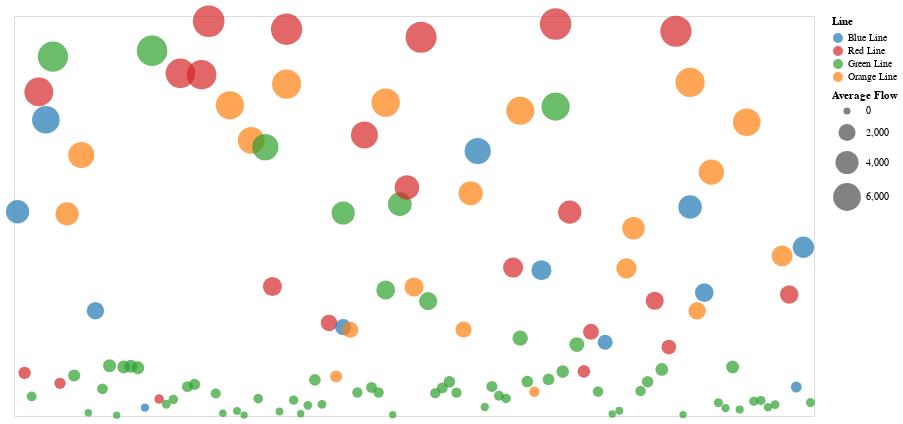

This figure's notebook cell:
### Code cell
df_grouped = data.groupby(['stop_name', 'route_name']).agg({'average_flow': 'mean'}).reset_index() 
color_scale = alt.Scale(domain=df_grouped['route_name'].unique().tolist(), range=['#1f77b4', '#d62728', '#2ca02c','#ff7f0e'])
bubble_chart = alt.Chart(df_grouped).mark_circle().encode( x=alt.X('stop_name:N', axis=None), y=alt.Y('average_flow:Q', axis=None), size=alt.Size('average_flow:Q', scale=alt.Scale(range=[50, 1000]), title='Average Flow'), color=alt.Color('route_name:N', title='Line', scale=color_scale), tooltip=['stop_name:N', 'route_name:N', 'average_flow:Q'] ).properties( width=800, height=400 ) 
bubble_chart

### Figure 1 — Vega-Lite specification as saved in the notebook (floating-point values rounded to 4 significant figures)
{"config": {"view": {"continuousWidth": 300, "continuousHeight": 300}}, "data": {"name": "data-49945fc7344cdfa168bbb4cab8d237d1"}, "mark": {"type": "circle"}, "encoding": {"color": {"field": "route_name", "scale": {"domain": ["Blue Line", "Red Line", "Green Line", "Orange Line"], "range": ["#1f77b4", "#d62728", "#2ca02c", "#ff7f0e"]}, "title": "Line", "type": "nominal"}, "size": {"field": "average_flow", "scale": {"range": [50, 1000]}, "title": "Average Flow", "type": "quantitative"}, "tooltip": [{"field": "stop_name", "type": "nominal"}, {"field": "route_name", "type": "nominal"}, {"field": "average_flow", "type": "quantitative"}], "x": {"axis": null, "field": "stop_name", "type": "nominal"}, "y": {"axis": null, "field": "average_flow", "type": "quantitative"}}, "height": 400, "width": 800, "$schema": "https://vega.github.io/schema/vega-lite/v5.16.3.json", "datasets": {"data-49945fc7344cdfa168bbb4cab8d237d1": [{"stop_name": "Airport", "route_name": "Blue Line", "average_flow": 4085.0}, {"stop_name": "Alewife", "route_name": "Red Line", "average_flow": 860.7}, {"stop_name": "Allston Street", "route_name": "Green Line", "average_flow": 391.5}, {"stop_name": "Andrew", "route_name": "Red Line", "average_flow": 6482.0}, {"stop_name": "Aquarium", "route_name": "Blue Line", "average_flow": 5926.0}, {"stop_name": "Arlington", "route_name": "Green Line", "average_flow": 7188.0}, {"stop_name": "Ashmont", "route_name": "Red Line", "average_flow": 652.9}, {"stop_name": "Assembly", "route_name": "Orange Line", "average_flow": 4041.0}, {"stop_name": "Babcock Street", "route_name": "Green Line", "average_flow": 809.8}, {"stop_name": "Back Bay", "route_name": "Orange Line", "average_flow": 5220.0}, {"stop_name": "Back of the Hill", "route_name": "Green Line", "average_flow": 62.95}, {"stop_name": "Beachmont", "route_name": "Blue Line", "average_flow": 2106.0}, {"stop_name": "Beaconsfield", "route_name": "Green Line", "average_flow": 543.8}, {"stop_name": "Blandford Street", "route_name": "Green Line", "average_flow": 1005.0}, {"stop_name": "Boston College", "route_name": "Green Line", "average_flow": 15.86}, {"stop_name": "Boston Univ. Central", "route_name": "Green Line", "average_flow": 981.7}, {"stop_name": "Boston Univ. East", "route_name": "Green Line", "average_flow": 995.4}, {"stop_name": "Boston Univ. West", "route_name": "Green Line", "average_flow": 965.5}, {"stop_name": "Bowdoin", "route_name": "Blue Line", "average_flow": 167.8}, {"stop_name": "Boylston", "route_name": "Green Line", "average_flow": 7307.0}, {"stop_name": "Braintree", "route_name": "Red Line", "average_flow": 339.5}, {"stop_name": "Brandon Hall", "route_name": "Green Line", "average_flow": 235.5}, {"stop_name": "Brigham Circle", "route_name": "Green Line", "average_flow": 329.5}, {"stop_name": "Broadway", "route_name": "Red Line", "average_flow": 6853.0}, {"stop_name": "Brookline Hills", "route_name": "Green Line", "average_flow": 587.4}, {"stop_name": "Brookline Village", "route_name": "Green Line", "average_flow": 632.0}, {"stop_name": "Central", "route_name": "Red Line", "average_flow": 6827.0}, {"stop_name": "Charles/MGH", "route_name": "Red Line", "average_flow": 7895.0}, {"stop_name": "Chestnut Hill", "route_name": "Green Line", "average_flow": 450.0}, {"stop_name": "Chestnut Hill Ave.", "route_name": "Green Line", "average_flow": 56.91}, {"stop_name": "Chinatown", "route_name": "Orange Line", "average_flow": 6214.0}, {"stop_name": "Chiswick Road", "route_name": "Green Line", "average_flow": 101.2}, {"stop_name": "Cleveland Circle", "route_name": "Green Line", "average_flow": 18.82}, {"stop_name": "Community College", "route_name": "Orange Line", "average_flow": 5513.0}, {"stop_name": "Coolidge Corner", "route_name": "Green Line", "average_flow": 347.3}, {"stop_name": "Copley", "route_name": "Green Line", "average_flow": 5378.0}, {"stop_name": "Davis", "route_name": "Red Line", "average_flow": 2588.0}, {"stop_name": "Dean Road", "route_name": "Green Line", "average_flow": 90.27}, {"stop_name": "Downtown Crossing", "route_name": "Orange Line", "average_flow": 6638.0}, {"stop_name": "Downtown Crossing", "route_name": "Red Line", "average_flow": 7735.0}, {"stop_name": "Eliot", "route_name": "Green Line", "average_flow": 317.2}, {"stop_name": "Englewood Ave.", "route_name": "Green Line", "average_flow": 43.36}, {"stop_name": "Fairbanks Street", "route_name": "Green Line", "average_flow": 213.7}, {"stop_name": "Fenway", "route_name": "Green Line", "average_flow": 722.8}, {"stop_name": "Fenwood Road", "route_name": "Green Line", "average_flow": 233.8}, {"stop_name": "Fields Corner", "route_name": "Red Line", "average_flow": 1861.0}, {"stop_name": "Forest Hills", "route_name": "Orange Line", "average_flow": 791.0}, {"stop_name": "Government Center", "route_name": "Blue Line", "average_flow": 1775.0}, {"stop_name": "Government Center", "route_name": "Green Line", "average_flow": 4060.0}, {"stop_name": "Green Street", "route_name": "Orange Line", "average_flow": 1723.0}, {"stop_name": "Griggs Street", "route_name": "Green Line", "average_flow": 469.9}, {"stop_name": "Harvard", "route_name": "Red Line", "average_flow": 5618.0}, {"stop_name": "Harvard Ave.", "route_name": "Green Line", "average_flow": 570.9}, {"stop_name": "Hawes Street", "route_name": "Green Line", "average_flow": 470.4}, {"stop_name": "Haymarket", "route_name": "Green Line", "average_flow": 2520.0}, {"stop_name": "Haymarket", "route_name": "Orange Line", "average_flow": 6268.0}, {"stop_name": "Heath Street", "route_name": "Green Line", "average_flow": 26.41}, {"stop_name": "Hynes Convention Center", "route_name": "Green Line", "average_flow": 4236.0}, {"stop_name": "JFK/Umass", "route_name": "Red Line", "average_flow": 4572.0}, {"stop_name": "Jackson Square", "route_name": "Orange Line", "average_flow": 2581.0}, {"stop_name": "Kendall/MIT", "route_name": "Red Line", "average_flow": 7574.0}, {"stop_name": "Kenmore", "route_name": "Green Line", "average_flow": 2297.0}, {"stop_name": "Kent Street", "route_name": "Green Line", "average_flow": 456.8}, {"stop_name": "Lechmere", "route_name": "Green Line", "average_flow": 562.3}, {"stop_name": "Longwood", "route_name": "Green Line", "average_flow": 683.0}, {"stop_name": "Longwood Medical Area", "route_name": "Green Line", "average_flow": 466.1}, {"stop_name": "Malden Center", "route_name": "Orange Line", "average_flow": 1731.0}, {"stop_name": "Massachusetts Ave.", "route_name": "Orange Line", "average_flow": 4454.0}, {"stop_name": "Maverick", "route_name": "Blue Line", "average_flow": 5298.0}, {"stop_name": "Mission Park", "route_name": "Green Line", "average_flow": 179.0}, {"stop_name": "Museum of Fine Arts", "route_name": "Green Line", "average_flow": 591.5}, {"stop_name": "Newton Centre", "route_name": "Green Line", "average_flow": 404.9}, {"stop_name": "Newton Highlands", "route_name": "Green Line", "average_flow": 351.0}, {"stop_name": "North Quincy", "route_name": "Red Line", "average_flow": 2970.0}, {"stop_name": "North Station", "route_name": "Green Line", "average_flow": 1557.0}, {"stop_name": "North Station", "route_name": "Orange Line", "average_flow": 6103.0}, {"stop_name": "Northeastern University", "route_name": "Green Line", "average_flow": 688.0}, {"stop_name": "Oak Grove", "route_name": "Orange Line", "average_flow": 485.9}, {"stop_name": "Orient Heights", "route_name": "Blue Line", "average_flow": 2917.0}, {"stop_name": "Packards Corner", "route_name": "Green Line", "average_flow": 731.0}, {"stop_name": "Park Street", "route_name": "Green Line", "average_flow": 6187.0}, {"stop_name": "Park Street", "route_name": "Red Line", "average_flow": 7839.0}, {"stop_name": "Pleasant Street", "route_name": "Green Line", "average_flow": 891.0}, {"stop_name": "Porter", "route_name": "Red Line", "average_flow": 4077.0}, {"stop_name": "Prudential", "route_name": "Green Line", "average_flow": 1428.0}, {"stop_name": "Quincy Adams", "route_name": "Red Line", "average_flow": 892.3}, {"stop_name": "Quincy Center", "route_name": "Red Line", "average_flow": 1684.0}, {"stop_name": "Reservoir", "route_name": "Green Line", "average_flow": 491.2}, {"stop_name": "Revere Beach", "route_name": "Blue Line", "average_flow": 1474.0}, {"stop_name": "Riverside", "route_name": "Green Line", "average_flow": 39.86}, {"stop_name": "Riverway", "route_name": "Green Line", "average_flow": 104.2}, {"stop_name": "Roxbury Crossing", "route_name": "Orange Line", "average_flow": 2953.0}, {"stop_name": "Ruggles", "route_name": "Orange Line", "average_flow": 3754.0}, {"stop_name": "Saint Mary Street", "route_name": "Green Line", "average_flow": 502.2}, {"stop_name": "Saint Paul Street", "route_name": "Green Line", "average_flow": 683.9}, {"stop_name": "Savin Hill", "route_name": "Red Line", "average_flow": 2305.0}, {"stop_name": "Science Park", "route_name": "Green Line", "average_flow": 931.7}, {"stop_name": "Shawmut", "route_name": "Red Line", "average_flow": 1379.0}, {"stop_name": "South Station", "route_name": "Red Line", "average_flow": 7695.0}, {"stop_name": "South Street", "route_name": "Green Line", "average_flow": 27.64}, {"stop_name": "State Street", "route_name": "Blue Line", "average_flow": 4180.0}, {"stop_name": "State Street", "route_name": "Orange Line", "average_flow": 6673.0}, {"stop_name": "Stony Brook", "route_name": "Orange Line", "average_flow": 2104.0}, {"stop_name": "Suffolk Downs", "route_name": "Blue Line", "average_flow": 2467.0}, {"stop_name": "Sullivan Square", "route_name": "Orange Line", "average_flow": 4877.0}, {"stop_name": "Summit Ave.", "route_name": "Green Line", "average_flow": 265.9}, {"stop_name": "Sutherland Road", "route_name": "Green Line", "average_flow": 158.6}, {"stop_name": "Symphony", "route_name": "Green Line", "average_flow": 980.4}, {"stop_name": "Tappan Street", "route_name": "Green Line", "average_flow": 127.5}, {"stop_name": "Tufts Medical Center", "route_name": "Orange Line", "average_flow": 5876.0}, {"stop_name": "Waban", "route_name": "Green Line", "average_flow": 294.9}, {"stop_name": "Warren Street", "route_name": "Green Line", "average_flow": 308.8}, {"stop_name": "Washington Square", "route_name": "Green Line", "average_flow": 176.0}, {"stop_name": "Washington Street", "route_name": "Green Line", "average_flow": 228.8}, {"stop_name": "Wellington", "route_name": "Orange Line", "average_flow": 3203.0}, {"stop_name": "Wollaston", "route_name": "Red Line", "average_flow": 2430.0}, {"stop_name": "Wonderland", "route_name": "Blue Line", "average_flow": 579.5}, {"stop_name": "Wood Island", "route_name": "Blue Line", "average_flow": 3376.0}, {"stop_name": "Woodland", "route_name": "Green Line", "average_flow": 266.9}]}}
